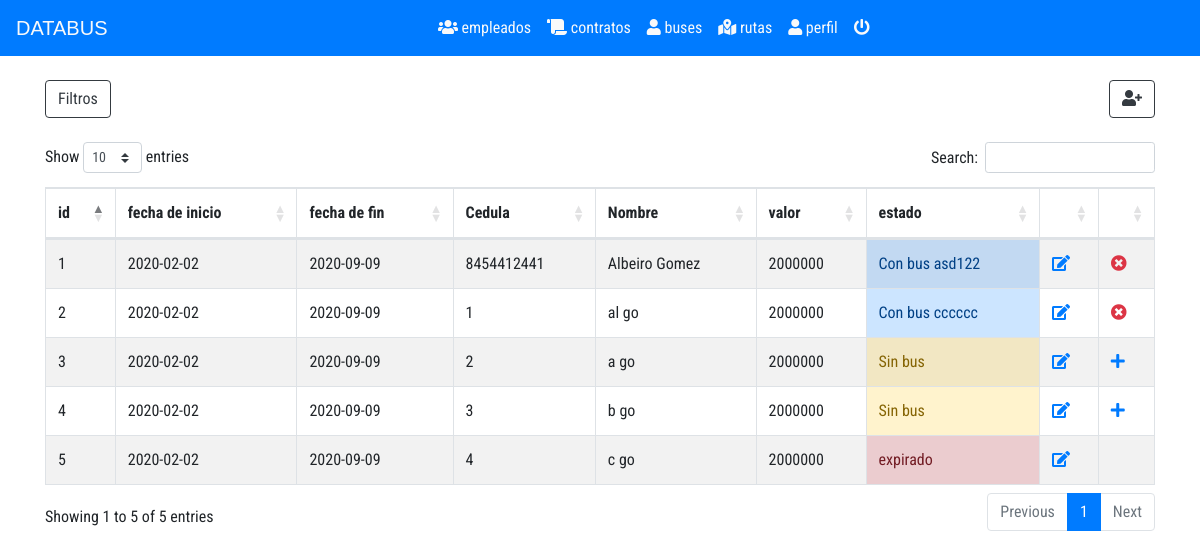
The page /mvc/view/layout/layouts/layout.php?menu=contrato (signed in) on the database its author committed.
### tables this page shows
create table contrato
(
	id_contrato int auto_increment primary key,
    fecha_inicio date not null,
    fecha_fin date not null,
    conductor int not null unique,
    valor int not null,
    estado char(1),
    foreign key (conductor) references empleado(id_empleado) 
);

Create Table empleado
(
	id_empleado int auto_increment Not Null Primary Key,
    cedula varchar(10) unique,
	nombre varchar (30) Not Null,
	apellido varchar (30) Not Null,
	correo varchar (50) Not Null unique,
	telefono varchar (12) Not Null unique,
    cargo varchar(30) Not Null,
	estado boolean Not Null
);

create table detalle_bus_conductor
(
	id_detalle_bus_conductor int auto_increment primary key,
	bus int unique not null,
    conductor int unique not null,
    foreign key (bus) references bus(id_bus),
	foreign key (conductor) references contrato(id_contrato)
);

create table bus
(
	id_bus int auto_increment primary key,
    placa varchar(6) unique,
    estado char (1) not null
);

### mvc/model/mysql.php (called while the page is built, shortened)
<?php
class db
{
	function __construct()
	{
		try
		{
			$this ->mysql= $this->getConnection();
		}
		catch(PDOException $ex)
		{
			echo $ex->getMessage ();
		}
	}
	private function getConnection()
	{
		$host="localhost";
		$port="3306";
		$user="root";
		$pass= "password";
		$database = "buses";
		$charset = "utf8";
		$opt = [PDO::ATTR_DEFAULT_FETCH_MODE => PDO:: FETCH_ASSOC];
		$pdo = new pdo("mysql:host={$host};port={$port};dbname={$database}; charset={$charset}",$user,$pass, $opt);
		$pdo->setAttribute(PDO::ATTR_ERRMODE, PDO::ERRMODE_EXCEPTION);
		return $pdo;
	}
}
?>

### mvc/view/contrato.php (the view, shortened to what this page needs)
<?php
require_once('formularios/contratoregistrar.php');
?>
<div class="table-responsive">
  <table id="data_table_php" class="table table-striped table-bordered mydatatable" style="width: 100%">
    <thead>
      <tr>
        <th>id</th>
        <th>fecha de inicio</th>
        <th>fecha de fin</th>
        <th>Cedula</th>
        <th>Nombre</th>
        <th>valor</th>
        <th>estado</th>
        <th></th>
        <th></th>
      </tr>
    </thead>
    <?php
    $pdo = new db();
    $contratos = $pdo->mysql->query("select *, c.estado as estadocontrato from contrato c, empleado e where e.id_empleado = c.conductor");
    foreach ($contratos as $contrato) {
      echo "<tr>
                <td>{$contrato['id_contrato']}</td>
                <td>{$contrato['fecha_inicio']}</td>
                <td>{$contrato['fecha_fin']}</td>
                <td>{$contrato['cedula']}</td>
                <td>{$contrato['nombre']} {$contrato['apellido']}</td>
                <td>{$contrato['valor']}</td>
                <td ";
      if ($contrato['estadocontrato'] == '1') {
        echo " class='alert-warning'>Sin bus";
      } elseif ($contrato['estadocontrato'] == '2') {
        $buses = $pdo->mysql->query("select * from detalle_bus_conductor d, bus b where d.bus = b.id_bus and d.conductor = '{$contrato['id_contrato']}'");
        foreach ($buses as $bus) {
          echo " class='alert-primary'>Con bus " . $bus['placa'];
        }
      } else {
        echo " class='alert-danger'>expirado";
      }
      echo "</td>
                <td><a title='Renovar' data-toggle='popover' data-trigger='hover' href='?menu=recontrato&id={$contrato['id_contrato']}'><i class='fas fa-edit'></i></a></td>
                <td><a data-toggle='popover' data-trigger='hover' ";
      if ($contrato['estadocontrato'] == '1') {
        echo "title='Asignar Bus' href='?menu=ascontrato&id={$contrato['id_contrato']}'><i class='fas fa-plus'>";
      } elseif ($contrato['estadocontrato'] == '2') {
        echo "title='Quitar Bus' href='?menu=qucontrato&id={$contrato['id_contrato']}'><i class='fas fa-times-circle btn-outline-danger'>";
      }else {
        echo "><i>";
      }
      echo "</i></a></td></tr>";
    }
    ?>
  </table>
</div>

### mvc/view/layout/css/css.css (style rules this page uses)
* { font-family: 'Roboto Condensed', sans-serif; }

### rows shown on the page
contrato: id_contrato "1", fecha_inicio "2020-02-02", fecha_fin "2020-09-09", conductor.cedula "8454412441", conductor.nombre "Albeiro", conductor.apellido "Gomez", valor "2000000"
detalle_bus_conductor: bus.placa "asd122"
contrato: id_contrato "2", fecha_inicio "2020-02-02", fecha_fin "2020-09-09", conductor.cedula "1", conductor.nombre "al", conductor.apellido "go", valor "2000000"
detalle_bus_conductor: bus.placa "cccccc"
contrato: id_contrato "3", fecha_inicio "2020-02-02", fecha_fin "2020-09-09", conductor.cedula "2", conductor.nombre "a", conductor.apellido "go", valor "2000000", estado "Sin bus"
contrato: id_contrato "4", fecha_inicio "2020-02-02", fecha_fin "2020-09-09", conductor.cedula "3", conductor.nombre "b", conductor.apellido "go", valor "2000000", estado "Sin bus"
contrato: id_contrato "5", fecha_inicio "2020-02-02", fecha_fin "2020-09-09", conductor.cedula "4", conductor.nombre "c", conductor.apellido "go", valor "2000000", estado "expirado"
